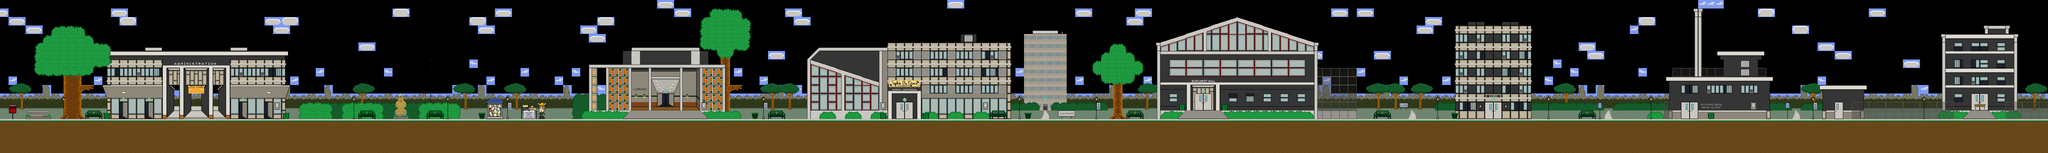

Tiled map render using the project's own tile images. Description and the map definition, with tile-layer contents summarised, below:
An orthogonal 240x18 tile map with 24x24 px tiles, 6 tile layers (city_little_clouds, hedge_big_clouds, background, foreground, ...), 1 hidden layer not drawn, 2 tilesets and 34 objects (17x door, 6x info, 3x material, 2x vehicle, 2x airline, ...).

<map version="1.0" orientation="orthogonal" width="240" height="18" tilewidth="24" tileheight="24">
 <properties>
  <property name="blue" value="249" />
  <property name="floor" value="12" />
  <property name="green" value="154" />
  <property name="offset" value="3" />
  <property name="red" value="125" />
  <property name="soundtrack" value="greendale" />
  <property name="title" value="Greendale Exterior" />
 </properties>
 <tileset firstgid="1" name="greendale-exterior" tilewidth="24" tileheight="24">
  <image source="../images/tilesets/greendale-exterior.png" width="480" height="480" />
 </tileset>
 <tileset firstgid="401" name="collisions" tilewidth="24" tileheight="24">
  <image source="../images/tilesets/collisions.png" width="632" height="512" />
 </tileset>
 <layer name="city_little_clouds" width="240" height="18">
  <properties>
   <property name="parallax" value="0.25" />
  </properties>
  <data>[4320 cells, 586 non-empty, 6 distinct tile ids]</data>
 </layer>
 <layer name="hedge_big_clouds" width="240" height="18">
  <properties>
   <property name="parallax" value="0.4" />
  </properties>
  <data>[4320 cells, 1761 non-empty, 5 distinct tile ids]</data>
 </layer>
 <layer name="background" width="240" height="18">
  <data>[4320 cells, 2082 non-empty, 92 distinct tile ids]</data>
 </layer>
 <layer name="foreground" width="240" height="18">
  <data>[4320 cells, 603 non-empty, 99 distinct tile ids]</data>
 </layer>
 <layer name="leaves" width="240" height="18">
  <data>[4320 cells, 196 non-empty, 50 distinct tile ids]</data>
 </layer>
 <layer name="lampposts" width="240" height="18">
  <data>[4320 cells, 243 non-empty, 52 distinct tile ids]</data>
 </layer>
 <layer name="collision" width="240" height="18" visible="0">
  <data>[4320 cells, 513 non-empty, 14 distinct tile ids]</data>
 </layer>
 <objectgroup color="#0007a4" name="nodes" width="240" height="18">
  <object name="main" type="door" x="1848" y="264" width="48" height="48">
   <properties>
    <property name="level" value="hallway" />
    <property name="to" value="hallway1" />
   </properties>
  </object>
  <object type="sprite" x="1214" y="166" width="53" height="53">
   <properties>
    <property name="animation" value="1-4,1" />
    <property name="height" value="28" />
    <property name="sheet" value="images/sprites/greendale/greendale-flag.png" />
    <property name="width" value="34" />
   </properties>
  </object>
  <object name="admin2" type="door" x="408" y="288" width="24" height="48">
   <properties>
    <property name="level" value="deans-office" />
    <property name="sound" value="false" />
    <property name="to" value="main" />
   </properties>
  </object>
  <object name="bushes_right" type="door" x="1080" y="288" width="24" height="48">
   <properties>
    <property name="level" value="baseball" />
    <property name="sound" value="false" />
    <property name="to" value="main" />
   </properties>
  </object>
  <object name="classHallway" type="door" x="2928" y="288" width="24" height="48">
   <properties>
    <property name="level" value="class-hallway" />
    <property name="sound" value="false" />
    <property name="to" value="main" />
   </properties>
  </object>
  <object name="borchert" type="door" x="3360" y="264" width="48" height="48">
   <properties>
    <property name="level" value="borchert-hallway" />
    <property name="to" value="main" />
   </properties>
  </object>
  <object name="admin1" type="door" x="336" y="288" width="24" height="48">
   <properties>
    <property name="level" value="admin-hallway" />
    <property name="sound" value="false" />
    <property name="to" value="main" />
   </properties>
  </object>
  <object name="dorm" type="door" x="4176" y="288" width="48" height="48">
   <properties>
    <property name="level" value="dorm-lobby" />
    <property name="to" value="main" />
   </properties>
  </object>
  <object type="info" x="1119" y="316" width="16" height="9">
   <properties>
    <property name="info" value="Luis Guzman" />
   </properties>
  </object>
  <object type="info" x="1515" y="292" width="16" height="40">
   <properties>
    <property name="info" value="No talking, the hats speak for themselves." />
   </properties>
  </object>
  <object type="info" x="77" y="316" width="60" height="18">
   <properties>
    <property name="info" value="Greendale Community College: You're Already Accepted" />
   </properties>
  </object>
  <object type="info" x="4729" y="289" width="46" height="48">
   <properties>
    <property name="info" value="This door is locked from the outside.|If you listen closely, you can the sound of air conditioners running.|As you ponder another way in, you also hear a faint voice.|...'Nein...'..." />
   </properties>
  </object>
  <object name="admin3" type="door" x="672" y="288" width="24" height="48">
   <properties>
    <property name="level" value="gazette-office" />
    <property name="sound" value="false" />
    <property name="to" value="main" />
   </properties>
  </object>
  <object name="bushes" type="door" x="936" y="288" width="24" height="48">
   <properties>
    <property name="level" value="trampoline" />
    <property name="sound" value="false" />
    <property name="to" value="main" />
   </properties>
  </object>
  <object name="dean" type="door" x="5160" y="288" width="24" height="48" />
  <object type="info" x="5160" y="288" width="24" height="48">
   <properties>
    <property name="info" value="This door is locked from the outside." />
   </properties>
  </object>
  <object name="parking-lot" type="door" x="4496" y="288" width="52" height="48">
   <properties>
    <property name="level" value="parking-lot" />
    <property name="sound" value="false" />
    <property name="to" value="main" />
   </properties>
  </object>
  <object type="info" x="744" y="288" width="24" height="48">
   <properties>
    <property name="info" value="Nobody is in here." />
   </properties>
  </object>
  <object name="emexit" type="door" x="540" y="288" width="24" height="48" />
  <object name="acexit" type="door" x="4728" y="288" width="48" height="48">
   <properties>
    <property name="" value="" />
   </properties>
  </object>
  <object name="writersexit" type="door" x="1848" y="96" width="24" height="48" />
  <object name="cafeteria" type="door" x="2520" y="288" width="48" height="48">
   <properties>
    <property name="level" value="sophieb" />
    <property name="to" value="main" />
   </properties>
  </object>
  <object name="golfcart" type="vehicle" x="840" y="312" width="24" height="24" />
  <object name="golfcart" type="vehicle" x="4896" y="312" width="24" height="24" />
  <object type="movingplatform" x="4872" y="72" width="24" height="24">
   <properties>
    <property name="anim_speed" value="0.5" />
    <property name="animation" value="1,1-2" />
    <property name="height" value="24" />
    <property name="line" value="airline" />
    <property name="mode" value="loop" />
    <property name="noise_radius" value="500" />
    <property name="offscreen" value="true" />
    <property name="restart" value="true" />
    <property name="sfx" value="click" />
    <property name="speed" value="0.08" />
    <property name="sprite" value="images/sprites/greendale/airplane.png" />
    <property name="start" value="0" />
    <property name="width" value="168" />
   </properties>
  </object>
  <object name="frankie" type="npc" x="2352" y="288" width="24" height="48" />
  <object name="potato" type="material" x="4896" y="120" width="24" height="24" />
  <object name="potato" type="material" x="3480" y="24" width="24" height="24" />
  <object name="potato" type="material" x="4224" y="48" width="24" height="24" />
  <object type="mailbox" x="24" y="295" width="23" height="39" />
  </objectgroup>
 <objectgroup name="movement" width="240" height="18">
  <!-- 2 objects omitted --></objectgroup>
</map>
<!-- 4 of 34 objects omitted -->
